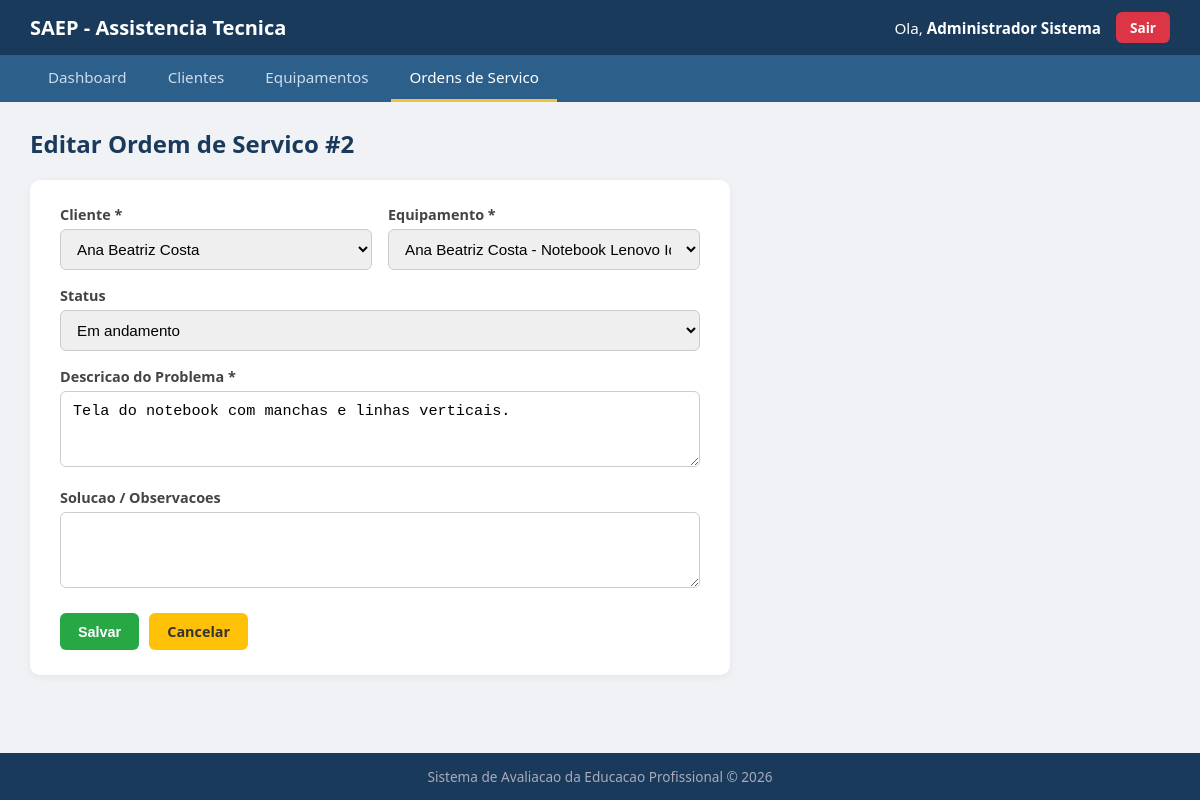
The app's page /sistema/ordens/editar.php?id=2 (signed in) with its own data.
### tables this page shows
CREATE TABLE ordens_servico (
    id                  INT AUTO_INCREMENT PRIMARY KEY,
    cliente_id          INT NOT NULL,
    equipamento_id      INT NOT NULL,
    data_abertura       DATETIME NOT NULL DEFAULT CURRENT_TIMESTAMP,
    data_fechamento     DATETIME NULL,
    status              ENUM('Aberta','Em andamento','Concluida','Cancelada') NOT NULL DEFAULT 'Aberta',
    descricao_problema  TEXT NOT NULL,
    solucao             TEXT,
    criado_em           TIMESTAMP DEFAULT CURRENT_TIMESTAMP,
    CONSTRAINT fk_os_cliente
        FOREIGN KEY (cliente_id) REFERENCES clientes(id)
        ON DELETE RESTRICT ON UPDATE CASCADE,
    CONSTRAINT fk_os_equipamento
        FOREIGN KEY (equipamento_id) REFERENCES equipamentos(id)
        ON DELETE RESTRICT ON UPDATE CASCADE
);

CREATE TABLE clientes (
    id          INT AUTO_INCREMENT PRIMARY KEY,
    nome        VARCHAR(120) NOT NULL,
    cpf         VARCHAR(64)  NOT NULL,
    telefone    VARCHAR(64)  NOT NULL,
    email       VARCHAR(120),
    endereco    VARCHAR(200),
    criado_em   TIMESTAMP DEFAULT CURRENT_TIMESTAMP
);

CREATE TABLE equipamentos (
    id              INT AUTO_INCREMENT PRIMARY KEY,
    cliente_id      INT NOT NULL,
    tipo            VARCHAR(80)  NOT NULL,
    marca           VARCHAR(80)  NOT NULL,
    modelo          VARCHAR(100) NOT NULL,
    numero_serie    VARCHAR(80),
    descricao       TEXT,
    criado_em       TIMESTAMP DEFAULT CURRENT_TIMESTAMP,
    CONSTRAINT fk_equip_cliente
        FOREIGN KEY (cliente_id) REFERENCES clientes(id)
        ON DELETE RESTRICT ON UPDATE CASCADE
);

### sistema/ordens/editar.php (the view, shortened to what this page needs)
<?php
require_once __DIR__ . '/../config/conexao.php';
$id = intval($_GET['id'] ?? 0);
$stmt = $conn->prepare("SELECT * FROM ordens_servico WHERE id = ?");
$stmt->bind_param("i", $id);
$stmt->execute();
$os = $stmt->get_result()->fetch_assoc();
$clientes = $conn->query("SELECT id, nome FROM clientes ORDER BY nome");
$equipamentos = $conn->query("
    SELECT e.id, e.tipo, e.marca, e.modelo, c.nome AS cliente
    FROM equipamentos e
    INNER JOIN clientes c ON c.id = e.cliente_id
    ORDER BY c.nome, e.tipo
");
?>
<!DOCTYPE html>
<html lang="pt-BR">
<head>
    <link rel="stylesheet" href="../css/style.css">
</head>
<body>
    <header class="topo">
        <div class="topo-esquerda">
            <h1>SAEP - Assistencia Tecnica</h1>
        </div>
        <div class="topo-direita">
            <span class="usuario-logado">Ola, <strong><?php echo htmlspecialchars($_SESSION['usuario_nome']); ?></strong></span>
            <a href="../logout.php" class="btn btn-sair">Sair</a>
        </div>
    </header>
    <nav class="menu">
        <a href="../dashboard.php">Dashboard</a>
        <a href="../clientes/listar.php">Clientes</a>
        <a href="../equipamentos/listar.php">Equipamentos</a>
        <a href="listar.php" class="ativo">Ordens de Servico</a>
    </nav>
    <main class="conteudo">
        <h2>Editar Ordem de Servico #<?php echo $os['id']; ?></h2>
        <div class="form-box">
            <form method="POST" action="editar.php?id=<?php echo $id; ?>">
                <div class="form-row">
                    <div class="form-group">
                        <label for="cliente_id">Cliente *</label>
                        <select id="cliente_id" name="cliente_id" required>
                            <?php while ($c = $clientes->fetch_assoc()): ?>
                                <option value="<?php echo $c['id']; ?>"
                                    <?php echo ($os['cliente_id'] == $c['id']) ? 'selected' : ''; ?>>
                                    <?php echo htmlspecialchars($c['nome']); ?>
                                </option>
                            <?php endwhile; ?>
                        </select>
                    </div>
                    <div class="form-group">
                        <label for="equipamento_id">Equipamento *</label>
                        <select id="equipamento_id" name="equipamento_id" required>
                            <?php while ($e = $equipamentos->fetch_assoc()): ?>
                                <option value="<?php echo $e['id']; ?>"
                                    <?php echo ($os['equipamento_id'] == $e['id']) ? 'selected' : ''; ?>>
                                    <?php echo htmlspecialchars($e['cliente'] . ' - ' . $e['tipo'] . ' ' . $e['marca'] . ' ' . $e['modelo']); ?>
                                </option>
                            <?php endwhile; ?>
                        </select>
                    </div>
                </div>
                <div class="form-group">
                    <label for="status">Status</label>
                    <select id="status" name="status">
                        <?php foreach (['Aberta', 'Em andamento', 'Concluida', 'Cancelada'] as $st): ?>
                            <option value="<?php echo $st; ?>" <?php echo ($os['status'] === $st) ? 'selected' : ''; ?>>
                                <?php echo $st; ?>
                            </option>
                        <?php endforeach; ?>
                    </select>
                </div>
                <div class="form-group">
                    <label for="descricao_problema">Descricao do Problema *</label>
                    <textarea id="descricao_problema" name="descricao_problema" rows="3" required><?php echo htmlspecialchars($os['descricao_problema']); ?></textarea>
                </div>
                <div class="form-group">
                    <label for="solucao">Solucao / Observacoes</label>
                    <textarea id="solucao" name="solucao" rows="3"><?php echo htmlspecialchars($os['solucao'] ?? ''); ?></textarea>
                </div>
                <div class="form-acoes">
                    <button type="submit" class="btn btn-sucesso">Salvar</button>
                    <a href="listar.php" class="btn btn-aviso">Cancelar</a>
                </div>
            </form>
        </div>
    </main>
    <footer class="rodape">
        Sistema de Avaliacao da Educacao Profissional &copy; <?php echo date('Y'); ?>
    </footer>
</body>
</html>

### sistema/css/style.css (style rules this page uses)
* { margin: 0; padding: 0; box-sizing: border-box; }
body { font-family: 'Segoe UI', Tahoma, Geneva, Verdana, sans-serif; background: #f0f2f5; color: #333; min-height: 100vh; display: flex; flex-direction: column; }
.topo { background: #1a3a5c; color: #fff; padding: 12px 30px; display: flex; justify-content: space-between; align-items: center; }
.topo h1 { font-size: 1.25rem; font-weight: 600; }
.topo-direita { display: flex; align-items: center; gap: 15px; }
.usuario-logado { font-size: 0.95rem; }
.menu { background: #2c5f8a; padding: 0 30px; display: flex; gap: 5px; }
.menu a { color: #cde; text-decoration: none; padding: 12px 18px; font-size: 0.95rem; border-bottom: 3px solid transparent; transition: all 0.2s; }
.menu a:hover, .menu a.ativo { color: #fff; border-bottom-color: #f0c040; }
.conteudo { flex: 1; padding: 25px 30px; max-width: 1200px; width: 100%; margin: 0 auto; }
.conteudo h2 { margin-bottom: 20px; color: #1a3a5c; }
.form-group { margin-bottom: 16px; }
.form-group label { display: block; margin-bottom: 5px; font-weight: 600; font-size: 0.9rem; color: #444; }
.form-group input, .form-group select, .form-group textarea { width: 100%; padding: 10px 12px; border: 1px solid #ccc; border-radius: 6px; font-size: 0.95rem; transition: border 0.2s; }
.form-row { display: grid; grid-template-columns: 1fr 1fr; gap: 16px; }
.btn { display: inline-block; padding: 9px 18px; border: none; border-radius: 6px; font-size: 0.9rem; font-weight: 600; cursor: pointer; text-decoration: none; transition: background 0.2s; }
.btn-sucesso { background: #28a745; color: #fff; }
.btn-aviso { background: #ffc107; color: #333; }
.btn-sair { background: #dc3545; color: #fff; padding: 6px 14px; font-size: 0.85rem; }
.form-box { background: #fff; border-radius: 10px; padding: 25px 30px; box-shadow: 0 2px 8px rgba(0,0,0,0.06); max-width: 700px; }
.form-acoes { margin-top: 20px; display: flex; gap: 10px; }
.rodape { text-align: center; padding: 14px; background: #1a3a5c; color: #aab; font-size: 0.85rem; margin-top: auto; }

### records on screen
ordens_servico: id "2", cliente_id "Ana Beatriz Costa", equipamento_id "Ana Beatriz Costa - Notebook Lenovo IdeaPad 3", status "Em andamento", descricao_problema "Tela do notebook com manchas e linhas verticais."

### other values on screen
$_SESSION['usuario_nome'] "Administrador Sistema"
